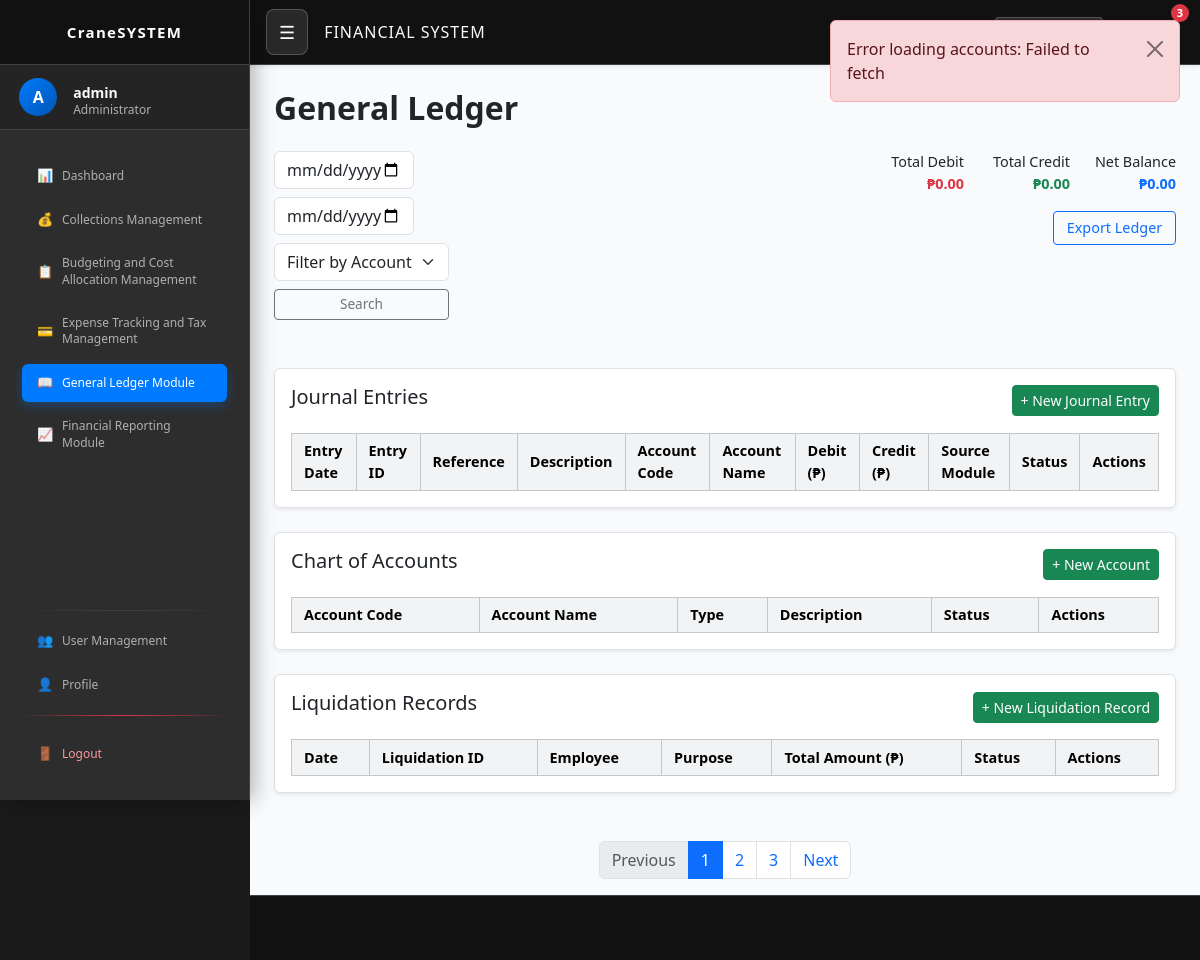
The app's page /financial_ledger.php?account_code=5001 (signed in), older data.
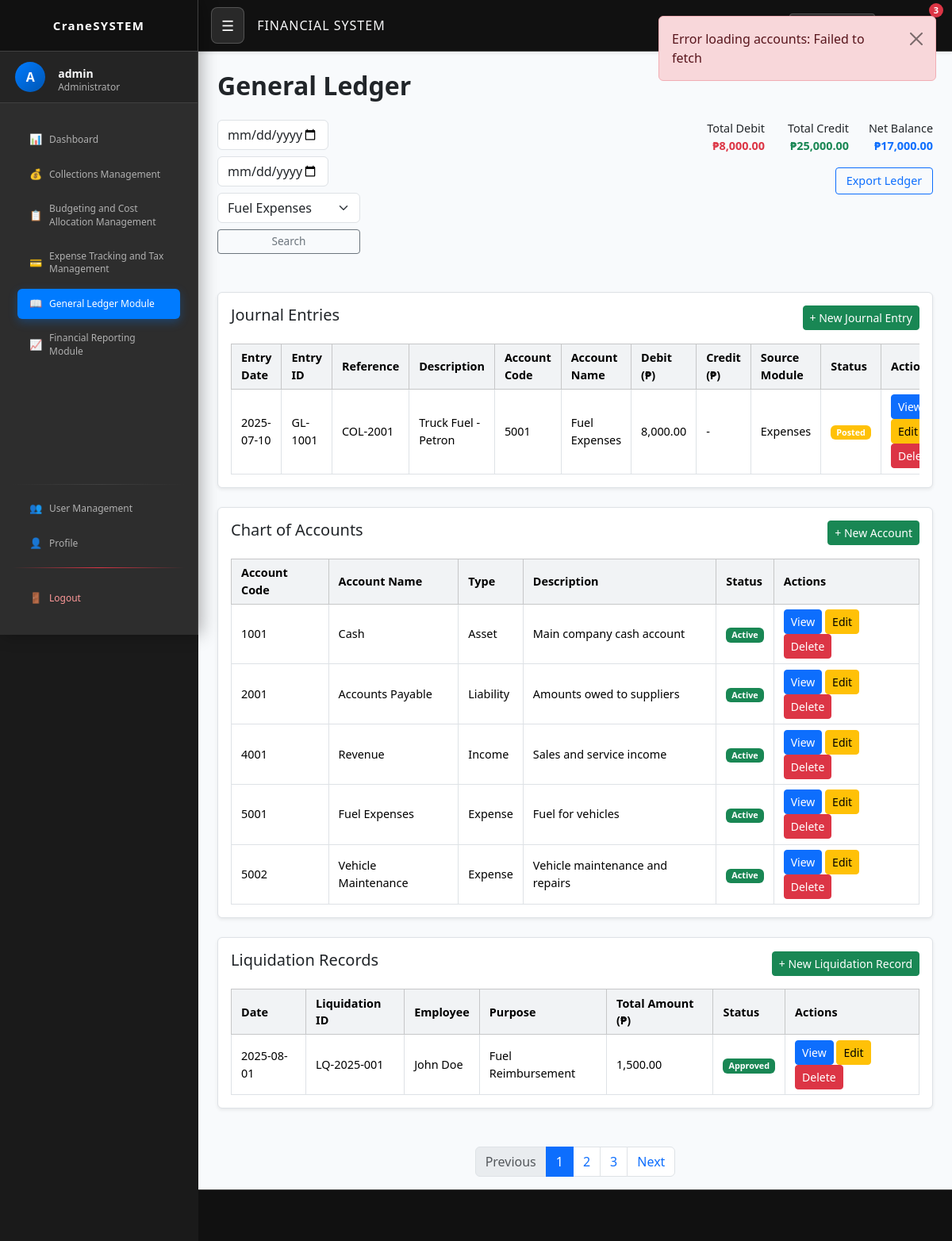
The same page, newer data.
### tables this page shows
CREATE TABLE `journal_entries` (
  `id` int(11) NOT NULL,
  `entry_id` varchar(20) NOT NULL,
  `date` date NOT NULL,
  `account_code` varchar(10) NOT NULL,
  `debit` decimal(15,2) DEFAULT 0.00,
  `credit` decimal(15,2) DEFAULT 0.00,
  `description` text NOT NULL,
  `reference` varchar(50) DEFAULT NULL,
  `source_module` varchar(50) DEFAULT NULL,
  `approved_by` varchar(100) DEFAULT NULL,
  `status` enum('Draft','Posted','Cancelled') DEFAULT 'Posted',
  `created_at` timestamp NOT NULL DEFAULT current_timestamp(),
  `updated_at` timestamp NOT NULL DEFAULT current_timestamp() ON UPDATE current_timestamp()
);

CREATE TABLE `chart_of_accounts` (
  `id` int(11) NOT NULL,
  `account_code` varchar(10) NOT NULL,
  `account_name` varchar(100) NOT NULL,
  `account_type` enum('Asset','Liability','Equity','Income','Expense') NOT NULL,
  `description` text DEFAULT NULL,
  `status` enum('Active','Inactive') DEFAULT 'Active',
  `created_at` timestamp NOT NULL DEFAULT current_timestamp(),
  `updated_at` timestamp NOT NULL DEFAULT current_timestamp() ON UPDATE current_timestamp()
);

CREATE TABLE `liquidation_records` (
  `id` int(11) NOT NULL,
  `liquidation_id` varchar(20) NOT NULL,
  `date` date NOT NULL,
  `employee` varchar(100) NOT NULL,
  `purpose` text NOT NULL,
  `total_amount` decimal(15,2) NOT NULL,
  `status` enum('Pending','Approved','Rejected') DEFAULT 'Pending',
  `created_at` timestamp NOT NULL DEFAULT current_timestamp(),
  `updated_at` timestamp NOT NULL DEFAULT current_timestamp() ON UPDATE current_timestamp()
);

### ledger_functions.php (called while the page is built, shortened)
<?php
require_once 'db.php';
function getJournalEntries($fromDate = null, $toDate = null, $accountCode = null, $limit = 50, $offset = 0) {
    global $conn;
    $sql = "SELECT je.*, coa.account_name
            FROM journal_entries je
            JOIN chart_of_accounts coa ON je.account_code = coa.account_code
            WHERE 1=1";
    $params = [];
    $types = "";
    if ($accountCode) {
        $sql .= " AND je.account_code = ?";
        $params[] = $accountCode;
        $types .= "s";
    }
    $sql .= " ORDER BY je.date DESC, je.id DESC LIMIT ? OFFSET ?";
    $params[] = $limit;
    $params[] = $offset;
    $types .= "ii";
    $stmt = $conn->prepare($sql);
    if ($types) {
        $stmt->bind_param($types, ...$params);
    }
    $stmt->execute();
    $result = $stmt->get_result();
    return $result->fetch_all(MYSQLI_ASSOC);
}
function getChartOfAccounts() {
    global $conn;
    $sql = "SELECT * FROM chart_of_accounts WHERE status = 'Active' ORDER BY account_code";
    $result = $conn->query($sql);
    return $result->fetch_all(MYSQLI_ASSOC);
}
function getLiquidationRecords($limit = 50, $offset = 0) {
    global $conn;
    $sql = "SELECT * FROM liquidation_records ORDER BY date DESC, id DESC LIMIT ? OFFSET ?";
    $stmt = $conn->prepare($sql);
    $stmt->bind_param("ii", $limit, $offset);
    $stmt->execute();
    $result = $stmt->get_result();
    return $result->fetch_all(MYSQLI_ASSOC);
}
function calculateRunningBalance($entries) {
    $runningBalance = 0;
    foreach ($entries as &$entry) {
        $runningBalance += ($entry['credit'] - $entry['debit']);
    }
    return $entries;
}
function formatCurrency($amount) {
    return number_format($amount, 2);
}
?>

### financial_ledger.php (the view, shortened to what the rows shown need)
<?php
require_once 'ledger_functions.php';
$fromDate = $_GET['from_date'] ?? '';
$toDate = $_GET['to_date'] ?? '';
$accountCode = $_GET['account_code'] ?? '';
$entries = getJournalEntries($fromDate, $toDate, $accountCode);
$entries = calculateRunningBalance($entries);
$accounts = getChartOfAccounts();
$liquidations = getLiquidationRecords();
?>
<!DOCTYPE html>
<html lang="en">
<head>
  <link href="https://cdn.jsdelivr.net/npm/bootstrap@5.3.3/dist/css/bootstrap.min.css" rel="stylesheet" />
  <link rel="stylesheet" href="css/style.css" />
</head>
<body>
<div class="main-content">
  <div class="container-fluid mt-4 px-4">
    <h2 class="fw-bold mb-4">General Ledger</h2>
    <div class="row mt-5">
      <div class="col-12 mb-4">
        <div class="p-3 bg-white border rounded shadow-sm">
          <div class="table-responsive">
            <table class="table table-bordered table-hover align-middle table-sm mb-0">
              <thead class="table-light">
                <tr>
                  <th>Entry Date</th>
                  <th>Entry ID</th>
                  <th>Reference</th>
                  <th>Description</th>
                  <th>Account Code</th>
                  <th>Account Name</th>
                  <th>Debit (₱)</th>
                  <th>Credit (₱)</th>
                  <th>Source Module</th>
                  <th>Status</th>
                  <th>Actions</th>
                </tr>
              </thead>
              <tbody>
                <?php foreach ($entries as $entry): ?>
                <tr data-journal-id="<?= $entry['id'] ?>">
                  <td><?= $entry['date'] ?></td>
                  <td><?= htmlspecialchars($entry['entry_id']) ?></td>
                  <td><?= htmlspecialchars($entry['reference']) ?></td>
                  <td><?= htmlspecialchars($entry['description']) ?></td>
                  <td><?= $entry['account_code'] ?></td>
                  <td><?= htmlspecialchars($entry['account_name']) ?></td>
                  <td><?= $entry['debit'] > 0 ? formatCurrency($entry['debit']) : '-' ?></td>
                  <td><?= $entry['credit'] > 0 ? formatCurrency($entry['credit']) : '-' ?></td>
                  <td><?= htmlspecialchars($entry['source_module']) ?></td>
                  <td>
                    <span class="badge <?= isset($entry['status']) ? ($entry['status'] === 'Approved' ? 'bg-success' : ($entry['status'] === 'Rejected' ? 'bg-danger' : 'bg-warning')) : 'bg-info' ?>">
                      <?= $entry['status'] ?? 'Pending' ?>
                    </span>
                  </td>
                  <td>
                    <button class="btn btn-sm btn-primary view-journal-btn" data-bs-toggle="modal" data-bs-target="#viewJournalModal" data-id="<?= $entry['id'] ?>">View</button>
                    <button class="btn btn-sm btn-warning edit-journal-btn" data-id="<?= $entry['id'] ?>">Edit</button>
                    <button class="btn btn-sm btn-danger delete-journal-btn" data-id="<?= $entry['id'] ?>">Delete</button>
                  </td>
                </tr>
                <?php endforeach; ?>
              </tbody>
            </table>
          </div>
        </div>
      </div>
      <div class="col-12 mb-4">
        <div class="p-3 bg-white border rounded shadow-sm">
          <div class="table-responsive">
            <table class="table table-bordered table-hover align-middle table-sm mb-0">
              <thead class="table-light">
                <tr>
                  <th>Account Code</th>
                  <th>Account Name</th>
                  <th>Type</th>
                  <th>Description</th>
                  <th>Status</th>
                  <th>Actions</th>
                </tr>
              </thead>
              <tbody>
                <?php foreach ($accounts as $account): ?>
                <tr data-account-id="<?= $account['id'] ?? $account['account_code'] ?>">
                  <td><?= $account['account_code'] ?></td>
                  <td><?= htmlspecialchars($account['account_name']) ?></td>
                  <td><?= $account['account_type'] ?></td>
                  <td><?= htmlspecialchars($account['description']) ?></td>
                  <td>
                    <span class="badge <?= $account['status'] === 'Active' ? 'bg-success' : 'bg-secondary' ?>">
                      <?= $account['status'] ?>
                    </span>
                  </td>
                  <td>
                    <button class="btn btn-sm btn-primary view-account-btn" data-bs-toggle="modal" data-bs-target="#viewAccountModal" data-code="<?= $account['account_code'] ?>">View</button>
                    <button class="btn btn-sm btn-warning edit-account-btn" data-code="<?= $account['account_code'] ?>">Edit</button>
                    <button class="btn btn-sm btn-danger delete-account-btn" data-code="<?= $account['account_code'] ?>">Delete</button>
                  </td>
                </tr>
                <?php endforeach; ?>
              </tbody>
            </table>
          </div>
        </div>
      </div>
      <div class="col-12 mb-4">
        <div class="p-3 bg-white border rounded shadow-sm">
          <div class="table-responsive">
            <table class="table table-bordered table-hover align-middle table-sm mb-0">
              <thead class="table-light">
                <tr>
                  <th>Date</th>
                  <th>Liquidation ID</th>
                  <th>Employee</th>
                  <th>Purpose</th>
                  <th>Total Amount (₱)</th>
                  <th>Status</th>
                  <th>Actions</th>
                </tr>
              </thead>
              <tbody>
                <?php foreach ($liquidations as $liquidation): ?>
                <tr data-liq-id="<?= $liquidation['id'] ?>">
                  <td><?= $liquidation['date'] ?></td>
                  <td><?= htmlspecialchars($liquidation['liquidation_id']) ?></td>
                  <td><?= htmlspecialchars($liquidation['employee']) ?></td>
                  <td><?= htmlspecialchars($liquidation['purpose']) ?></td>
                  <td><?= formatCurrency($liquidation['total_amount']) ?></td>
                  <td>
                    <span class="badge <?= $liquidation['status'] === 'Approved' ? 'bg-success' : ($liquidation['status'] === 'Rejected' ? 'bg-danger' : 'bg-warning') ?>">
                      <?= $liquidation['status'] ?>
                    </span>
                  </td>
                  <td>
                    <button class="btn btn-sm btn-primary view-liquidation-btn" data-bs-toggle="modal" data-bs-target="#viewLiquidationModal" data-id="<?= $liquidation['id'] ?>">View</button>
                    <button class="btn btn-sm btn-warning edit-liquidation-btn" data-id="<?= $liquidation['id'] ?>">Edit</button>
                    <button class="btn btn-sm btn-danger delete-liquidation-btn" data-id="<?= $liquidation['id'] ?>">Delete</button>
                  </td>
                </tr>
                <?php endforeach; ?>
              </tbody>
            </table>
          </div>
        </div>
      </div>
    </div>
  </div>
</div>
</body>
</html>

Row changes from the older to the newer data that the page shows:
added journal_entries: date "2025-07-10", entry "GL-1001", reference "COL-2001", description "Truck Fuel - Petron", account_code "5001", chart_of_accounts.account_name "Fuel Expenses", debit "8,000.00", source_module "Expenses", status "Posted"
added chart_of_accounts: account_code "1001", account_name "Cash", account_type "Asset", description "Main company cash account", status "Active"
added chart_of_accounts: account_code "2001", account_name "Accounts Payable", account_type "Liability", description "Amounts owed to suppliers", status "Active"
added chart_of_accounts: account_code "4001", account_name "Revenue", account_type "Income", description "Sales and service income", status "Active"
added chart_of_accounts: account_code "5001", account_name "Fuel Expenses", account_type "Expense", description "Fuel for vehicles", status "Active"
added chart_of_accounts: account_code "5002", account_name "Vehicle Maintenance", account_type "Expense", description "Vehicle maintenance and repairs", status "Active"
added liquidation_records: date "2025-08-01", liquidation "LQ-2025-001", employee "John Doe", purpose "Fuel Reimbursement", total_amount "1,500.00", status "Approved"
Text that changed along with them:
form field account_code: "Filter by Account" → "Fuel Expenses"
formatCurrency($summary['total_debit'] ?? 0): "0.00" → "8,000.00"
formatCurrency($summary['total_credit'] ?? 0): "0.00" → "25,000.00"
formatCurrency($summary['net_balance'] ?? 0): "0.00" → "17,000.00"
